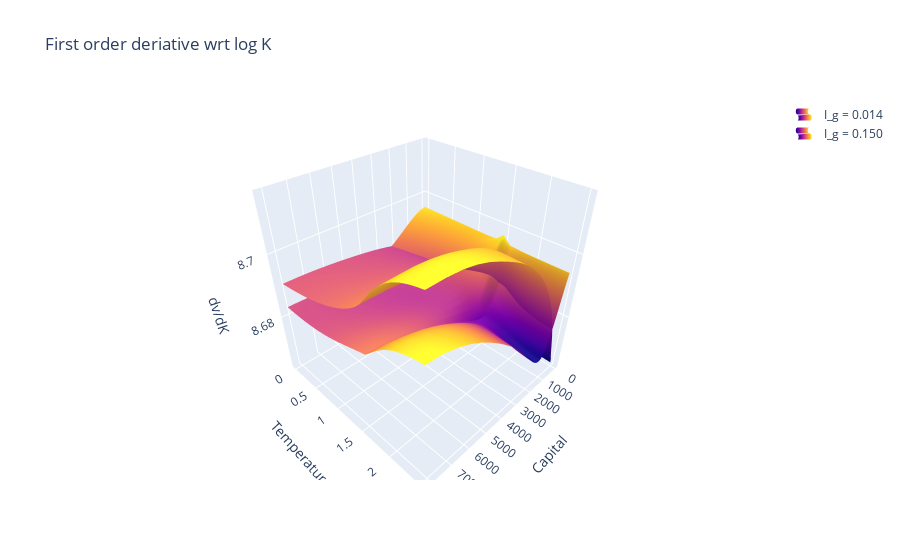

Notebook cell for this chart:
### Code cell
fig = make_subplots(rows=1, cols=1)
fig.add_trace(go.Surface(
    z=dK[:, :, 6] / alpha, x=np.exp(K_mat[:, :, 6]), y=Y_mat[:, :, 6],
    showscale=False,
    showlegend=True,
    name="I_g = {:.3f}".format(np.exp(L[6]))
),)
fig.add_trace(go.Surface(z=dK[:, :, -10] / alpha, x=np.exp(K_mat[:, :, 6]), y=Y_mat[:, :, 6],
    showscale=False,
    showlegend=True,
    name="I_g = {:.3f}".format(np.exp(L[-10]))
))
fig.update_scenes(
    xaxis_title_text='Capital',  
    yaxis_title_text='Temperature',  
    zaxis_title_text='dv/dK'
)
fig.update_layout(
    title="First order deriative wrt log K"
)

fig.write_html("dK.html")
fig.show()

### Figure 1 — Plotly figure (JSON) as saved in the notebook; plotly's stock layout.template omitted (floating-point values rounded to 4 significant figures; data arrays with more than 128 entries replaced by an {"elided": "..."} marker saying what was removed)
{"data": [{"name": "I_g = 0.014", "showlegend": true, "showscale": false, "type": "surface", "x": {"elided": "51x26 float values"}, "y": {"elided": "51x26 float values"}, "z": {"elided": "51x26 float values"}}, {"name": "I_g = 0.150", "showlegend": true, "showscale": false, "type": "surface", "x": {"elided": "51x26 float values"}, "y": {"elided": "51x26 float values"}, "z": {"elided": "51x26 float values"}}], "layout": {"scene": {"xaxis": {"title": {"text": "Capital"}}, "yaxis": {"title": {"text": "Temperature"}}, "zaxis": {"title": {"text": "dv/dK"}}}, "title": {"text": "First order deriative wrt log K"}, "xaxis": {"anchor": "y", "domain": [0, 1]}, "yaxis": {"anchor": "x", "domain": [0, 1]}}}
